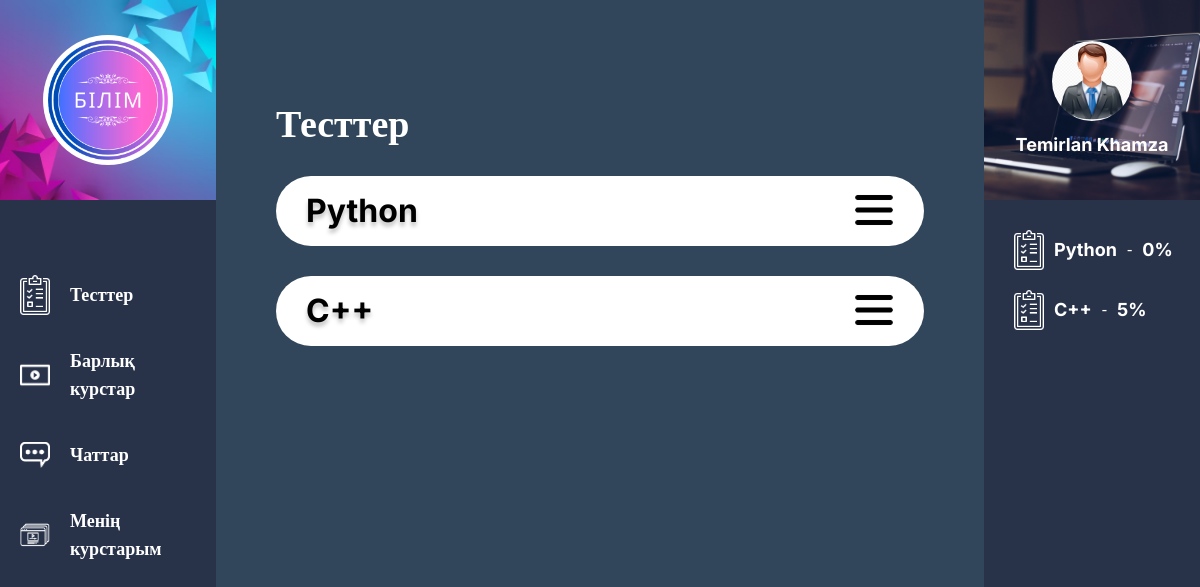
The page /alltests/ (signed in) on the database its author committed.
### online_courses/models.py (models this page shows, shortened)
class UserCourseSubscribe(models.Model):
    user_pk=models.ForeignKey(settings.AUTH_USER_MODEL,on_delete=models.CASCADE)
    course_pk=models.ForeignKey(CourseGeneral,on_delete=models.CASCADE)
    grades=models.IntegerField(default=0)
    class Meta:
        verbose_name = "Курсқа жазылым"
        verbose_name_plural = "Курстарға жазылым"

class CourseGeneral(models.Model):
    author = models.ForeignKey(settings.AUTH_USER_MODEL, on_delete=models.CASCADE)
    title = models.CharField(max_length=30)
    info = models.TextField()
    created_date = models.DateTimeField(default=timezone.now)
    published_date = models.DateTimeField(blank=True, null=True)
    course_icon = models.ImageField(upload_to='media/', blank=True ,default='qwert',null=True)
    class Meta:
        verbose_name = "Курс туралы толық ақпарат"
        verbose_name_plural = "Курстар туралы толық ақпарат"

class AllUserInfo(models.Model):
    user_pk = models.ForeignKey(settings.AUTH_USER_MODEL,on_delete=models.CASCADE)
    first_name=models.CharField(max_length=50)
    last_name=models.CharField(max_length=50)
    city=models.CharField(max_length=20,default='None')
    email=models.EmailField()
    phone=models.CharField(max_length=20,default='None')
    user_icon=models.ImageField(upload_to='icons/')
    user_type=models.CharField(max_length=30, default='student')
    def isUserTeacher(self):
        if(self.user_type == 'student'):
            return False
        else:
            return True
    class Meta:
        verbose_name = "Қолданушы туралы толық ақпарат"
        verbose_name_plural = "Қолданушылар туралы толық ақпарат"

### online_courses/views.py (the view)
# urls.py: path('alltests/',views.all_tests,name='all_tests'),
def all_tests(request):
    if( not request.user.is_authenticated ):
        return redirect('login')
    userInfo=get_object_or_404( AllUserInfo,user_pk=request.user)
    mycourses=UserCourseSubscribe.objects.filter(user_pk=request.user.pk)
    for course in mycourses:
        subjects=CourseSubject.objects.filter(course_pk=course.course_pk)
        course.subject=subjects
    return render(request ,'online_courses/test.html',{"mycourses":mycourses,'userInfo':userInfo})

### online_courses/templates/online_courses/test.html (shortened to what this page needs)
{% extends 'online_courses/main.html' %}
{% load static %}
{% block content %}
<head>
    <link rel="stylesheet" href="{% static 'assets/css/test.css' %}">
</head>
        <div class="main-content">
            <h3>Тесттер</h3>
            <div class="test-wrapper">
                {% for mycourse in  mycourses %}
                <div class="test-item">
                    <div class="test-item__top">
                        <span>{{mycourse.course_pk.title}}</span>
                        <button>
                            <img src="{% static 'assets/icon/gam.svg' %}" alt="">
                        </button>
                    </div>
                    <div class="test-item__themes">
                        {% for cours  in  mycourse.subject %}
                        <a href="{% url 'course_test'  pk=mycourse.course_pk.pk thempk=cours.pk %}"> > <span>{{ cours.subject_name  }}</span></a>
                        {% endfor %}
                    </div>
                </div>
                {% endfor %}
            </div>
        </div>
        {% endblock %}

### online_courses/templates/online_courses/main.html (shortened to what this page needs)
{% load static %}
<!DOCTYPE html>
<html lang="en">
<head>
    <link rel="stylesheet" href="{% static  'assets/css/main.css' %}">
    <link rel="stylesheet" href="{% static  'assets/css/all-courses.css' %}">
</head>
<body>
    <main class="main">
        <div class="sidebar-left">
            <div class="sidebar-logo">
                <a href="{% url 'all_courses' %}">
                    <img src="{% static  'assets/img/ілім.png' %}" alt="">
                </a>
            </div>
            <div class="sidebar-left__item">
                <a href="{% url 'all_tests' %}">
                    <img src="{% static  'assets/icon/s1.png' %}" alt="">
                    <span>Тесттер</span>
                </a>
                <a href="{% url 'all_courses'%}">
                    <img src="{% static  'assets/icon/video.png' %}" alt="">
                    <span>Барлық курстар</span>
                </a>
                <a href="{% url 'all_chats' %}">
                    <img src="{% static  'assets/icon/chat.png' %}" alt="">
                    <span>Чаттар</span>
                </a>
                {% if userInfo %}
                {% if userInfo.isUserTeacher %}
                <a href="{% url 'teacher_courses' %}">
                    <img src="{% static  'assets/icon/persons.png' %}" alt="">
                    <span>Менің курстарым</span>
                </a>
                {% endif %}
                {% endif %}
            </div>
        </div>
        {% block content %}
        {% endblock %}
        <div class="sidebar-right">
            <div class="sidebar-right__user">
                {% if userInfo %}
                <a href="{% url 'user_profile' %}">
                    {% if userInfo.user_icon %}
                        <img style="border-radius: 50%;" src="{{ userInfo.user_icon.url }}" alt="">
                    {% else %}
                        <img style="border-radius: 50%;" src="{% static  'assets/icon/avatar.png' %}" alt="">
                    {% endif%}
                    <h3>{{ userInfo.first_name }}  {{userInfo.last_name}}  </h3>
                </a>
                {% else %}
                <a href="{% url 'login' %}">
                    <img style="border-radius: 50%;" src="{% static  'assets/icon/avatar.png' %}" alt="">
                    <h3>log in</h3>
                </a>
                {% endif %}
            </div>
            <div class="sidebar-right__stats">
                {% for mycourse in mycourses %}
                <a href="#">
                    <img src="{% static  'assets/icon/s1.png' %}" alt="">
                    <span class="sidebar-right__stats-name">
                        {{ mycourse.course_pk.title }}
                    </span> -
                    <div class="sidebar-right__stats-rating">
                        {{ mycourse.grades}}%
                    </div>
                </a>
                {% endfor %}
            </div>
        </div>
    </main>
</body>
</html>

### online_courses/static/assets/css/main.css (style rules this page uses)
* { padding: 0; margin: 0; text-decoration: none; box-sizing: border-box; }
body { background: #31465a; padding-bottom: 100px; }
.main { display: flex; }
.sidebar-left, .sidebar-right { height: 100vh; width: 18%; }
.sidebar-left { position: fixed; left: 0; top: 0; }
.sidebar-right { position: fixed; right: 0; top: 0; }
.main-content { width: 54%; margin: auto; margin-top: 100px; }
.sidebar-left, .sidebar-right { background: rgb(40, 51, 74); }
.sidebar-logo { display: flex; justify-content: center; align-items: center; height: 200px; width: 100%; background: url(../img/sidebar-logo_back.avif); background-size: cover; background-position: center; }
.sidebar-logo a { display: block; width: 130px; height: 130px; padding: 5px; background-color: #fff; border-radius: 50%; }
.sidebar-logo img { width: 100%; height: 100%; }
.sidebar-left__item img { width: 30px; }
.sidebar-left__item { margin-top: 50px; padding: 20px; }
.sidebar-left__item span { font-family: 'Inter'; font-weight: bold; font-size: 18px; line-height: 28px; color: #fff; }
.sidebar-left__item a { display: flex; align-items: center; gap: 20px; height: 50px; transition: .5s; margin-bottom: 30px; }
.sidebar-right__user { height: 200px; background: url(../img/sidebar-right.jpg); background-size: cover; background-position: center; width: 100%; display: flex; align-items: center; justify-content: center; }
.sidebar-right__user img { width: 80px; height: 80px; display: block; margin: auto; }
.sidebar-right__user h3 { font-family: 'Inter'; font-size: 18px; line-height: 28px; color: #fff; font-weight: bold; text-align: center; margin-top: 10px; }
.sidebar-right__stats { padding: 30px; }
.sidebar-right__stats img { width: 30px; }
.sidebar-right__stats-name { font-family: 'Inter'; font-weight: 700; font-size: 18px; line-height: 28px; color: #fff; }
.sidebar-right__stats-rating { font-family: 'Inter'; font-weight: 700; font-size: 18px; line-height: 28px; color: #fff; }
.sidebar-right__stats a { color: #fff; display: flex; align-items: center; gap: 10px; margin-bottom: 20px; }
.sidebar-left, .sidebar-right { transition: 1s; }

### online_courses/static/assets/css/all-courses.css (style rules this page uses)
.main-content > h3 { font-family: 'Inter'; font-weight: 700; font-size: 32px; color: #FFFFFF; margin-bottom: 30px; }

### online_courses/static/assets/css/test.css (style rules this page uses)
.main-content h3 { font-family: 'Inter'; font-weight: 700; font-size: 38px; line-height: 46px; color: #FFFFFF; margin-bottom: 30px; }
.test-wrapper { display: flex; flex-direction: column; gap: 30px; }
.test-item { height: 70px; width: 100%; background: #fff; border-radius: 45px; padding-left: 30px; padding-right: 30px; overflow: hidden; }
.test-item__top { display: flex; justify-content: space-between; align-items: center; height: 70px; }
.test-item__top span { font-family: 'Inter'; font-weight: 700; font-size: 32px; line-height: 38px; color: #000000; text-shadow: 0px 4px 4px rgba(0, 0, 0, 0.25); }
.test-item__top button { background: transparent; cursor: pointer; border: none; outline: none; }
.test-item__themes { padding-bottom: 30px; display: flex; flex-direction: column; gap: 20px; }
.test-item__themes a { display: block; font-family: 'Inter'; font-weight: 700; font-size: 25px; line-height: 90.52%; color: #000000; transition: 1s; }

### rows shown on the page
UserCourseSubscribe: course_pk "Python", grades "0"
UserCourseSubscribe: course_pk "C++", grades "5"
AllUserInfo: user_icon (picture), first_name "Temirlan", last_name "Khamza"
